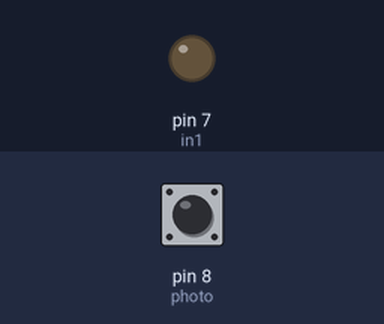
Simulated run of this sketch. Board: Arduino Uno, built with avr-gcc and run on an emulated ATmega328P. Parts: output pins drawn as LEDs (lit = HIGH). The inputs (shaded band) are chosen by the test bench; at power-on: pin 8 (photo) HIGH. What the sketch prints to the serial monitor is not drawn.

Above: at 1.2 s.
1.3 s: pin 8 (photo) pulled LOW for 0.15 s
At 6.3 s:
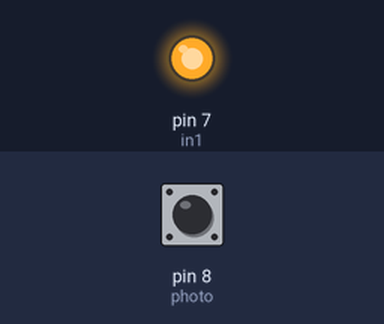
Timing chart, 0 to 10.9 s (numbered marks = the images above; inputs shaded):
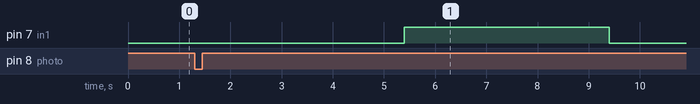

Measured:
- after the input at 1.3 s, pin 7 (in1): LOW → HIGH after 4.1 s, → LOW 4.0 s later

The sketch:

aduino.ino
```cpp
int in1 = 7;
//int in2 = 2;
int photo = 8;           // photo sensor
#define ON 0
#define OFF 1

void setup()
{
  pinMode(in1, OUTPUT);
  //pinMode(in2, OUTPUT);
  pinMode(photo, INPUT_PULLUP);
  Serial.begin(9600);
  relay_SetStatus(ON, OFF); //turn off all the relay
}

void loop()
{
  Serial.println(digitalRead(photo));
  delay(200);
  if(digitalRead(photo)==0)  // sensor detect
{
  delay(4000);
  relay_SetStatus(OFF, OFF);
  delay(3000);
   Serial.print('d'); //signal
   delay(1000);
   relay_SetStatus(ON, OFF);
}

}
void relay_SetStatus(unsigned char status_1, unsigned char status_2)
{
  digitalWrite(in1, status_1);
//  digitalWrite(in2, status_2);
}
```
